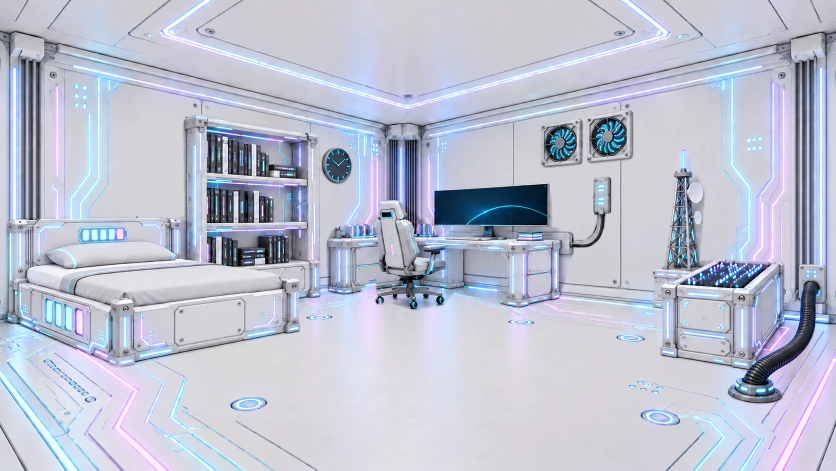
#> input picture design/room-2d/room-2d-v1/previews/white-horizontal-motion.webp, 1672 x 941 px, found by its file name (shown at 1/2 size)
$ python import_room_animation.py
#> lines starting #> are read from the running program, lines starting #| are printed output that depends on the picture
"""Unpack the selected animated room without changing its pixels or frame timing."""
from pathlib import Path
import hashlib
import json
from PIL import Image

ROOT = Path(__file__).resolve().parents[1]
SOURCE = ROOT.parent / "design/room-2d/v3/previews/white-horizontal-motion.webp"
DESTINATION = ROOT / "Assets/RoomAnimation"


def main():
    DESTINATION.mkdir(parents=True, exist_ok=True)
    frames, durations = [], []
    with Image.open(SOURCE) as animation:
#> animation is the input picture: PIL image 1672x941 RGBA; mean R, G, B, A 188.8, 192.9, 209.1, 255
        for index in range(animation.n_frames):
            animation.seek(index)
            animation.load()  # WebP publishes duration after decoding each frame.
            duration = animation.info["duration"] / 1000
            if duration <= 0:
                raise ValueError("Room frames must have positive durations")
            name = f"frame-{index:03d}.png"
            animation.convert("RGB").save(DESTINATION / name)
            frames.append(name)
            durations.append(duration)
#> this loop made 12 passes
#> pass 2, in main, `animation.convert("RGB").save(DESTINATION / name)`:
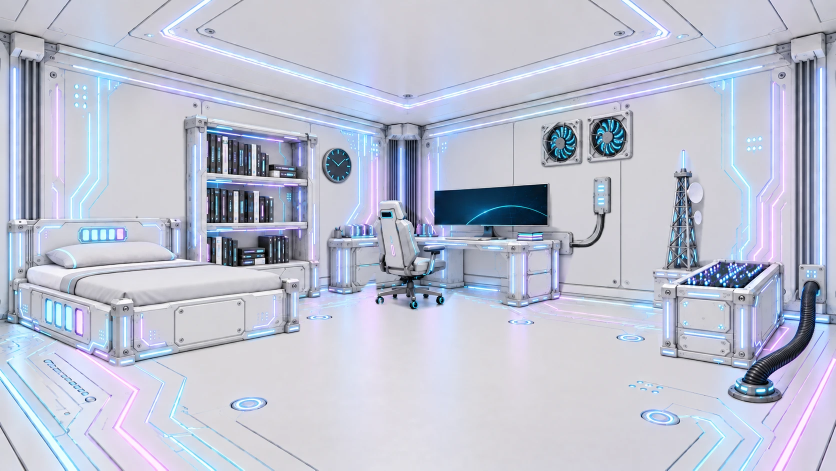
#> saved as frame-001.png: PIL image 1672x941 RGB (shown at 1/2 size); mean R, G, B 188.8, 192.9, 209.1
#> after the loop, durations = [0.1, 0.1, 0.1, 0.1, 0.1, 0.1, 0.1, 0.1, 0.1, 0.1, 0.1, 0.1]; frames = ['frame-000.png', 'frame-001.png', 'frame-002.png', 'frame-003.png', 'frame-004.png', 'frame-005.png', 'frame-006.png', 'frame-007.png', 'frame-008.png', 'frame-009.png', 'frame-010.png', 'frame-011.png']
        canvas = list(animation.size)
#> canvas = [1672, 941]
    manifest = {
        "source": str(SOURCE.relative_to(ROOT.parent)),
        "sha256": hashlib.sha256(SOURCE.read_bytes()).hexdigest(),
        "canvas": canvas,
        "frames": frames,
        "durations": durations,
    }
    (DESTINATION / "manifest.json").write_text(json.dumps(manifest, indent=2) + "\n")
    print(f"Imported {len(frames)} frames, {sum(durations):.1f}s, {canvas}")
#| Imported 12 frames, 1.2s, [1672, 941]


if __name__ == "__main__":
    main()

$ run again, with design/room-2d/room-2d-v1/previews/white-overview-motion.webp copied over design/room-2d/room-2d-v1/previews/white-horizontal-motion.webp
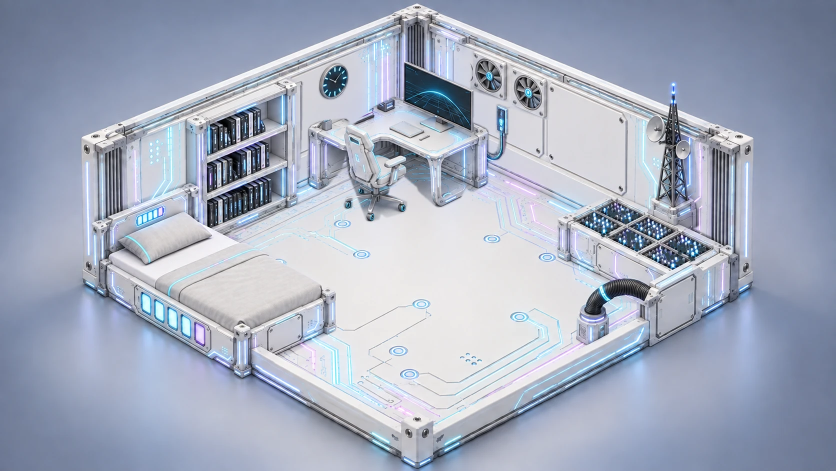
#> input picture design/room-2d/room-2d-v1/previews/white-overview-motion.webp, 1672 x 941 px, found by its file name (shown at 1/2 size)
#> in main, animation is the input picture: PIL image 1672x941 RGBA; mean R, G, B, A 163.9, 172, 189.7, 255
#> the loop in main, `for index in range(animation.n_frames):` made 12 passes
#> pass 2, in main, `animation.convert("RGB").save(DESTINATION / name)`:
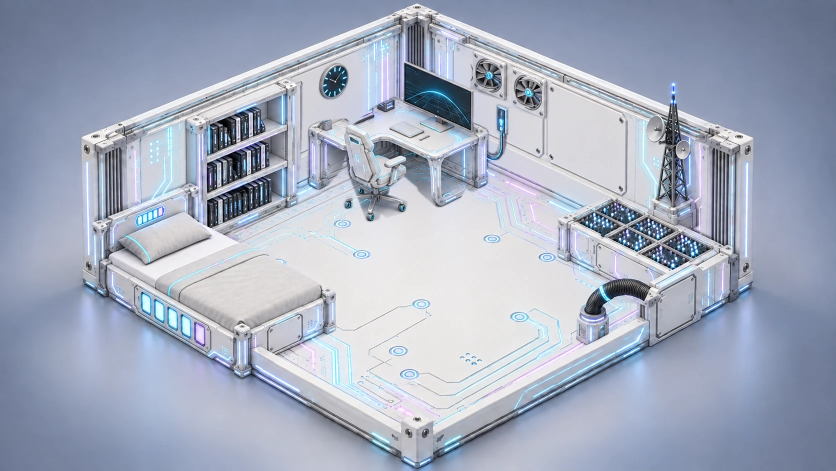
#> saved as frame-001.png: PIL image 1672x941 RGB (shown at 1/2 size); mean R, G, B 163.9, 172, 189.8
#> after the loop in main, `for index in range(animation.n_frames):`: durations = [0.1, 0.1, 0.1, 0.1, 0.1, 0.1, 0.1, 0.1, 0.1, 0.1, 0.1, 0.1]; frames = ['frame-000.png', 'frame-001.png', 'frame-002.png', 'frame-003.png', 'frame-004.png', 'frame-005.png', 'frame-006.png', 'frame-007.png', 'frame-008.png', 'frame-009.png', 'frame-010.png', 'frame-011.png']
#| Imported 12 frames, 1.2s, [1672, 941]
